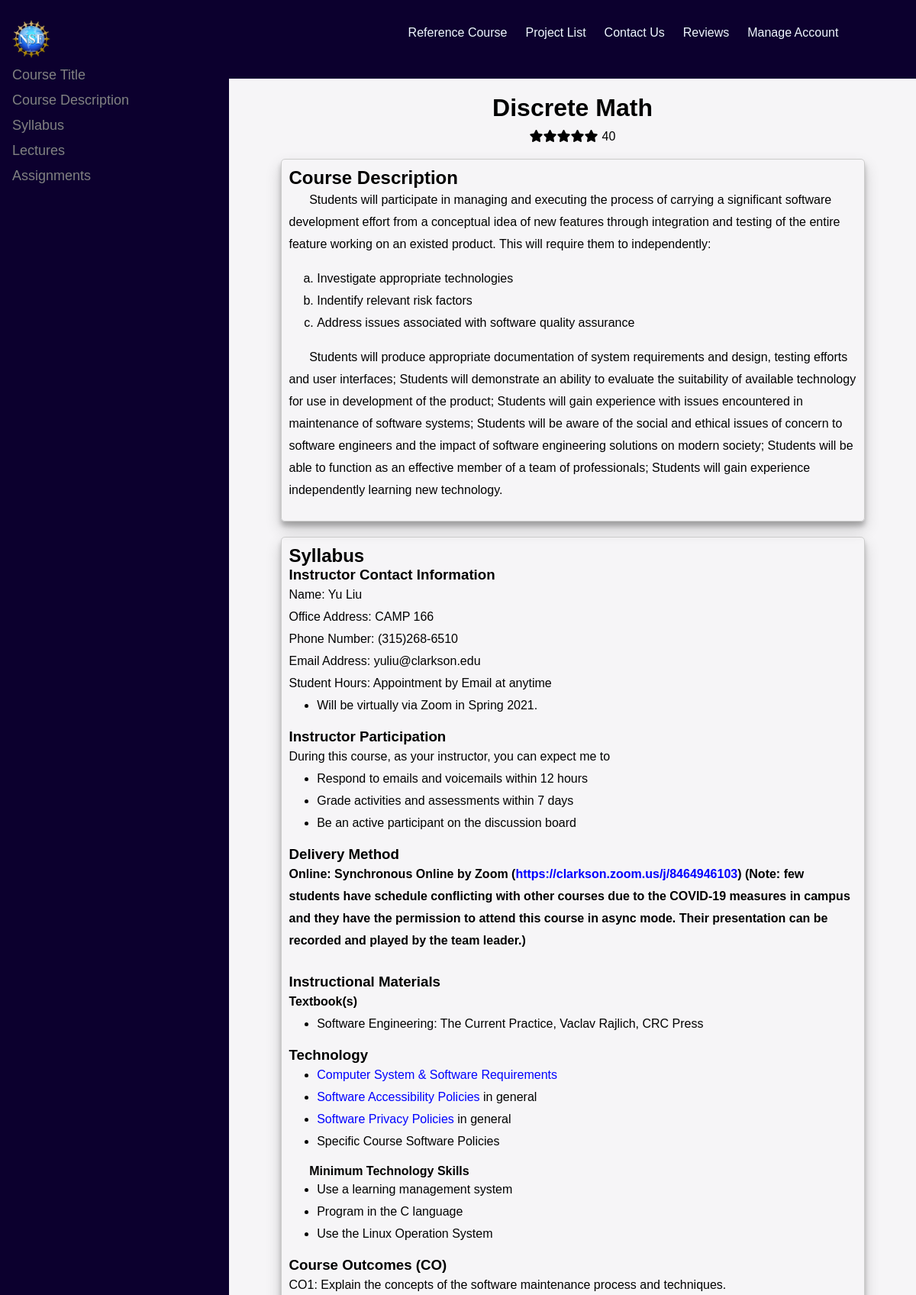
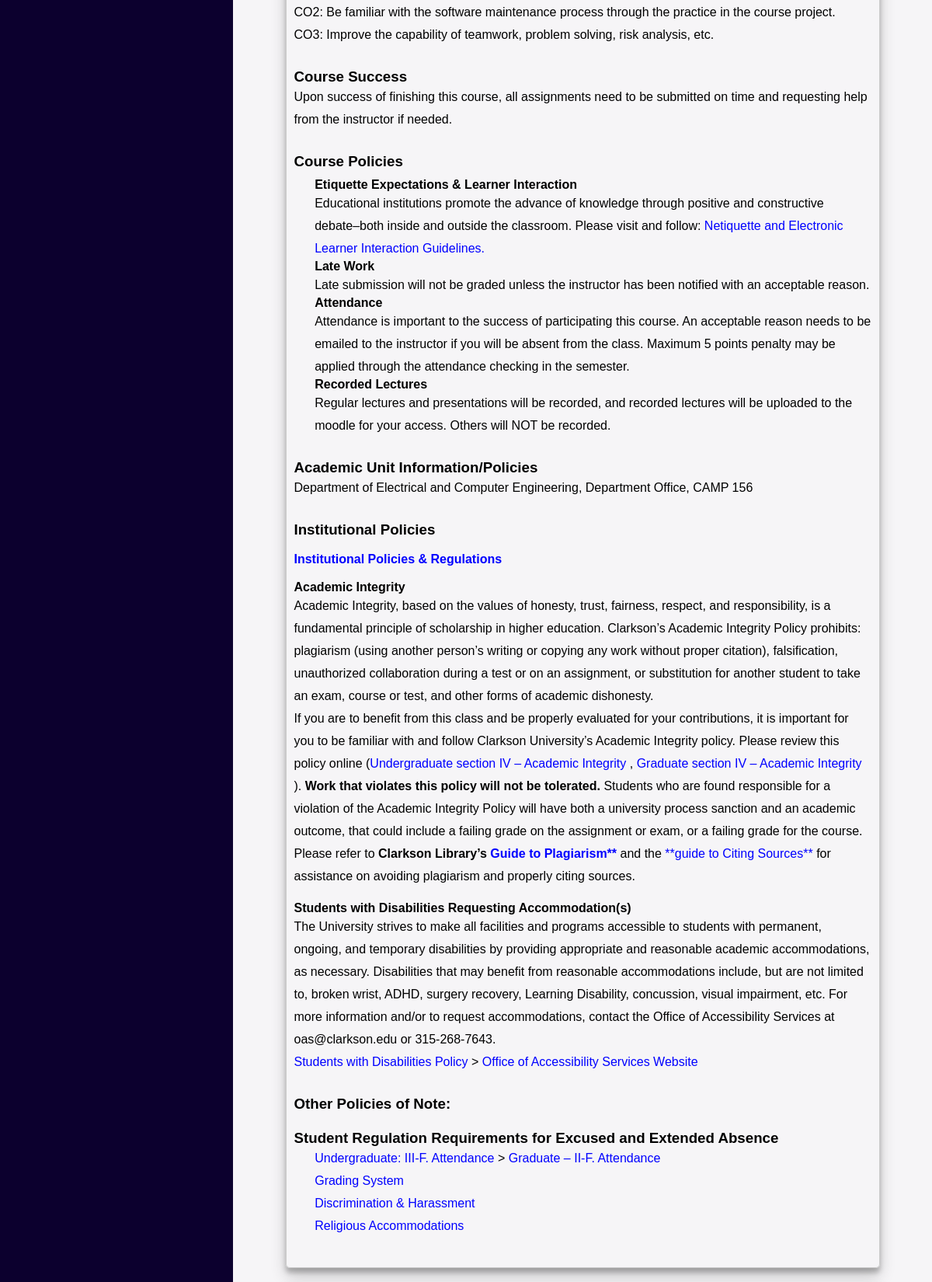
Page /pages/course.php (signed in, upper part) on the committed database (2 pictures, top to bottom).
### tables this page shows
CREATE TABLE Course (
  CourseID    INT NOT NULL AUTO_INCREMENT,
  Name        VARCHAR(64) NOT NULL UNIQUE,
  Rating      INT NOT NULL,
  Clicks      INT DEFAULT 0,
  PRIMARY KEY (CourseID)
);

### php-scripts/numberConverter.php (called while the page is built, shortened)
<?php
    function thousandsCurrencyFormat($num) {
    return $num;
    }
?>

### pages/course.php (the view, shortened to what this page needs)
<?php require "../php-snippets/top_template.php"; ?>
    <main id="main">
        <div id="wrap-page">
            <div id="title-container">
                <?php
                include_once '../php-scripts/connect_to_database.php';
                include_once '../php-scripts/numberConverter.php';
                $query = "SELECT Name, Rating, Clicks FROM Course LIMIT 1;";
                if (!$result = mysqli_query($conn, $query))
                {
                    echo "Error";
                }
                else
                {
                    $course_row = $result->fetch_assoc();
                    echo "<h1 id='title'>".$course_row["Name"]."</h1>";
                    echo "<div id='course-info'>";
                    echo "<a href='review.php?item=Course&name=".$course_row["Name"]."'>";
                    $i = 0;
                    while ($i < 5)
                    {
                        echo "<span class='fa fa-star'></span>";
                        ++$i;
                    }
                    echo "</a>";
                    echo "<p id='clicks'>".thousandsCurrencyFormat($course_row["Clicks"])."</p>";
                    echo "</div>";
                }
                ?>
            </div>
            <div id="summary">
                <h2>Course Description</h2>
                <p class="courseDescription">
                    Students will participate in managing and executing the process of carrying a significant software
                    development effort from a conceptual idea of new features through integration and testing of the entire
                    feature working on an existed product. This will require them to independently:
                </p>
                    <ol type="a">
                        <li>Investigate appropriate technologies</li>
                        <li>Indentify relevant risk factors</li>
                        <li>Address issues associated with software quality assurance</li>
                    </ol>
                <p class="courseDescription">
                    Students will produce appropriate documentation of system requirements and design, testing efforts and user
                    interfaces; Students will demonstrate an ability to evaluate the suitability of available technology for use in
                    development of the product; Students will gain experience with issues encountered in maintenance of software systems;
                    Students will be aware of the social and ethical issues of concern to software engineers and the impact of software
                    engineering solutions on modern society; Students will be able to function as an effective member of a team of
                    professionals; Students will gain experience independently learning new technology.
                </p>
            </div>
            <div id="syllabus-container">
                <h2>Syllabus</h2>
                <h3>Instructor Contact Information</h3>
                <p class="section">
                    Name: Yu Liu<br>
                    Office Address: CAMP 166<br>
                    Phone Number: (315)268-6510<br>
                    Email Address: yuliu@clarkson.edu<br>
                    Student Hours: Appointment by Email at anytime<br>
                    <ul>
                        <li>Will be virtually via Zoom in Spring 2021.</li>
                    </ul>
                </p>
                <h3>Instructor Participation</h3>
                <p class="section">
                    During this course, as your instructor, you can expect me to<br>
                    <ul>
                        <li>Respond to emails and voicemails within 12 hours</li>
                        <li>Grade activities and assessments within 7 days</li>
                        <li>Be an active participant on the discussion board</li>
                    </ul>
                </p>
                <h3>Delivery Method</h3>
                <p class="section">
                    <b>Online: Synchronous Online by Zoom (<a class="link" href="https://clarkson.zoom.us/j/8464946103">https://clarkson.zoom.us/j/8464946103</a>) (Note: few students have
                    schedule conflicting with other courses due to the COVID-19 measures in campus and they have the permission
                    to attend this course in async mode. Their presentation can be recorded and played by the team leader.)</b><br><br>
                </p>
                <h3>Instructional Materials</h3>
                <p class="section">
                    <b>Textbook(s)</b><br>
                    <ul>
                        <li>Software Engineering: The Current Practice, Vaclav Rajlich, CRC Press</li>
                    </ul>
                </p>
                <h3>Technology</h3>
                <p class="section">
                    <ul>
                        <li><a class="link" href="https://confluence.clarkson.edu/display/OITKB/Technology+recommendations+for+Distance+and+Online+Learning">Computer System & Software Requirements</a></li>
                        <li><a class="link" href="https://confluence.clarkson.edu/display/OITKB/Accessibility+Statements">Software Accessibility Policies</a> in general</li>
                        <li><a class="link" href="https://confluence.clarkson.edu/display/OITKB/Privacy+Policies">Software Privacy Policies</a> in general</li>
                        <li>Specific Course Software Policies</li>
                    </ul>
                </p>
                <h4 style="margin-left: 3ch;">Minimum Technology Skills</h4>
                <p class="section" style="margin-left: 3ch;">
                    <ul>
                        <li>Use a learning management system</li>
                        <li>Program in the C language</li>
                        <li>Use the Linux Operation System</li>
                    </ul>
                </p>
                <h3>Course Outcomes (CO)</h3>
                <p class="section">
                    CO1: Explain the concepts of the software maintenance process and techniques.<br>
                    CO2: Be familiar with the software maintenance process through the practice in the course project.<br>
                    CO3: Improve the capability of teamwork, problem solving, risk analysis, etc.<br><br>
                </p>
                <h3>Course Success</h3>
                <p class="section">
                    Upon success of finishing this course, all assignments need to be submitted on time and requesting help
                    from the instructor if needed.<br><br>
                </p>
                <h3>Course Policies<br></h3>
                <div style="margin: 10px 0 0 3ch;">
                    <h4>Etiquette Expectations & Learner Interaction</h4>
                    <p class="section">
                        Educational institutions promote the advance of knowledge through positive and constructive debate–both
                        inside and outside the classroom. Please visit and follow: <a class="link" href="https://intranet.clarkson.edu/administrative/tlc/learner-support/netiquette-and-electronic-learner-interaction-guidelines/">Netiquette and Electronic Learner Interaction Guidelines.</a> <br>
                    </p>
                    <h4>Late Work</h4>
                    <p class="section">
                        Late submission will not be graded unless the instructor has been notified with an acceptable reason.<br>
                    </p>
                    <h4>Attendance</h4>
                    <p class="section">
                        Attendance is important to the success of participating this course. An acceptable reason needs to be emailed
                        to the instructor if you will be absent from the class. Maximum 5 points penalty may be applied through the attendance
                        checking in the semester.<br>
                    </p>
                    <h4>Recorded Lectures</h4>
                    <p class="section">
                        Regular lectures and presentations will be recorded, and recorded lectures will be uploaded to the moodle
                        for your access. Others will NOT be recorded.<br><br>
                    </p>
                </div>
                <h3>Academic Unit Information/Policies</h3>
                <p class="section">
                    Department of Electrical and Computer Engineering, Department Office, CAMP 156<br><br>
                </p>
                <h3>Institutional Policies</h3><br>
                <h4><a class="link" href="https://www.clarkson.edu/student-administrative-services-sas/clarkson-regulations">Institutional Policies & Regulations</a></h4><br>
                <h4>Academic Integrity</h4>
                <p class="section">
                    Academic Integrity, based on the values of honesty, trust, fairness, respect, and
                    responsibility, is a fundamental principle of scholarship in higher education. Clarkson’s Academic
                    Integrity Policy prohibits: plagiarism (using another person’s writing or copying any work without
                    proper citation), falsification, unauthorized collaboration during a test or on an assignment, or substitution
                    for another student to take an exam, course or test, and other forms of academic dishonesty.<br>
                    If you are to benefit from this class and be properly evaluated for your contributions, it is important
                    for you to be familiar with and follow Clarkson University’s Academic Integrity policy. Please review this
                    policy online (<a class="link" href="https://www.clarkson.edu/student-administrative-services-sas/clarkson-regulations">Undergraduate section IV – Academic Integrity</a>
                    , <a class="link" href="https://www.clarkson.edu/sites/default/files/2020-03/Graduate-Student-Regs_19-20.pdf">Graduate section IV – Academic Integrity</a> ).
                    <b>Work that violates this policy will not be tolerated.</b> Students who are found responsible for a violation of the Academic Integrity
                    Policy will have both a university process sanction and an academic outcome, that could include a failing grade on the assignment or exam,
                    or a failing grade for the course.<br>
                    Please refer to <b>Clarkson Library’s <a class="link" href="https://sites.clarkson.edu/library/plagiarism/">Guide to Plagiarism**</a></b>
                    and the <a class="link" href="https://sites.clarkson.edu/library/citing-sources/">**guide to Citing Sources**</a> for assistance on avoiding
                    plagiarism and properly citing sources.<br>
                </p><br>
                <h4>Students with Disabilities Requesting Accommodation(s)</h4>
                <p class="section">
                    The University strives to make all facilities and programs accessible to students with permanent, ongoing, and
                    temporary disabilities by providing appropriate and reasonable academic accommodations, as necessary. Disabilities that
                    may benefit from reasonable accommodations include, but are not limited to, broken wrist, ADHD, surgery recovery, Learning
                    Disability, concussion, visual impairment, etc. For more information and/or to request accommodations, contact the Office of
                    Accessibility Services at oas@clarkson.edu or 315-268-7643.<br>
                    <a class="link" href="https://www.clarkson.edu/policies-and-laws">Students with Disabilities Policy</a> > <a class="link" href="https://www.clarkson.edu/accessibility-services">Office of Accessibility Services Website</a> <br><br>
                </p>
                <h3>Other Policies of Note:<br><br> Student Regulation Requirements for Excused and Extended Absence </h3>
                <p class="section" style="margin-left: 3ch;">
                    <a class="link" href="https://www.clarkson.edu/student-administrative-services-sas/clarkson-regulations">Undergraduate: III-F. Attendance</a> > <a class="link" href="https://www.clarkson.edu/student-administrative-services-sas/clarkson-regulations">Graduate – II-F. Attendance</a> <br>
                    <a class="link" href="https://intranet.clarkson.edu/student-life/sas/grading-system/">Grading System</a><br>
                    <a class="link" href="https://www.clarkson.edu/diversity-and-inclusion-policies">Discrimination & Harassment</a><br>
                    <a class="link" href="https://www.clarkson.edu/diversity-and-inclusion-policies">Religious Accommodations</a><br><br>
                </p>
            </div>
        </div>
        <div class="sidenav">
                <a class="link" href="../index.php"><img id="logo" src="../images/NSF_logo.png" alt="logo"></a>
                <a class="link" href="#title" id="course-title">Course Title</a>
                <a class="link" href="#summary">Course Description</a>
                <a class="link" href="#syllabus-container">Syllabus</a>
                <a class="link" href="#lecture-container">Lectures</a>
                <a class="link" href="#assignment-container">Assignments</a>
        </div>
    </main>
<?php require "../php-snippets/bottom_template.php"; ?>

### css/common.css (style rules this page uses)
* { margin: 0; padding: 0; box-sizing: border-box; text-decoration: none; font-family: sans-serif; }
body { position: relative; background: #f6f5f7; padding-bottom: 139px; min-height: 100vh; }
main { margin: 0 auto; }
#logo { width: 50px; height: 50px; }

### css/course.css (style rules this page uses)
.sidenav { height: 100%; width: 25%; position: fixed; z-index: 1; top: 0; left: 0; background-color: rgb(12, 0, 46); overflow-x: hidden; padding-top: 20px; }
#wrap-page { width: 75%; margin-left: 25%; }
.sidenav a { padding: 6px 8px 6px 16px; text-decoration: none; font-size: 18px; color: #818181; display: block; }
a { color: inherit; }
h1 { text-align: center; }
#course-info { display: flex; justify-content: center; margin: 10px; }
#clicks { text-indent: 5px; }
#summary, #syllabus-container, #assignment-container, #lecture-container { display: flex; flex-direction: column; margin: 20 auto; width: 85%; border: 1px solid #ccc; border-radius: 5px; padding: 10px; box-shadow: 0 10px 20px rgba(0,0,0,0.19), 0 6px 6px rgba(0,0,0,0.23); }
#summary p { text-indent: 3ch; margin-bottom: 1em; line-height: 29px; }
#syllabus-container p { line-height: 29px; }
ol, ul { margin-left: calc(10px + 3ch); line-height: 29px; margin-bottom: 1em; }
#title-container { margin-top: 20px; }
.link { color: blue; }

### rows in the picture
course: Name "Discrete Math", Rating 0 (drawn), Clicks "40"
